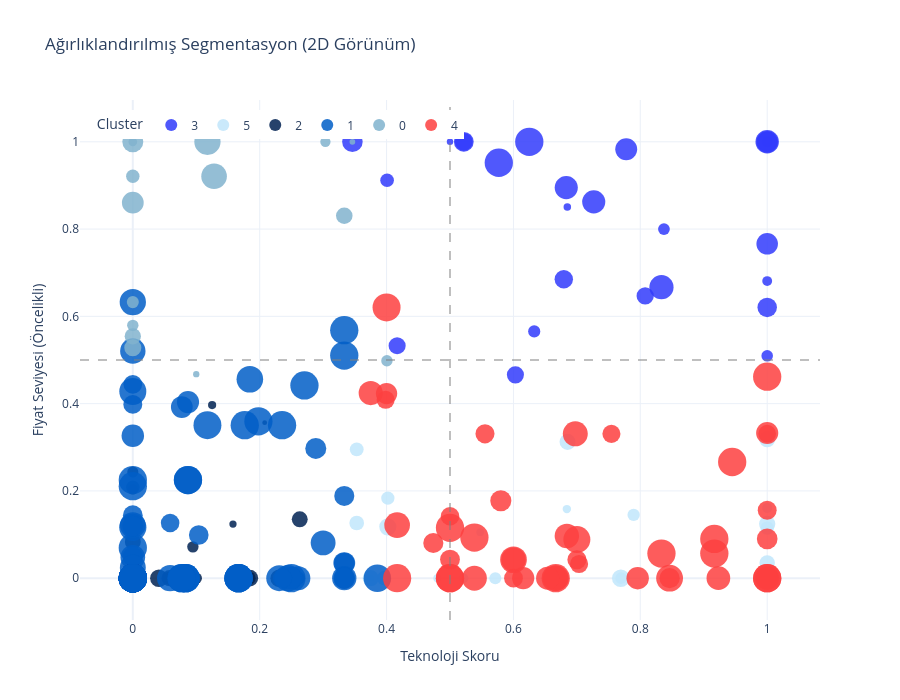

Notebook code cell kept with this figure:
### Code cell
fig_2d = px.scatter(
    df_beko_segmentasyon, 
    x='Relative_Feature_Score', 
    y='Scaled_Price',
    size='Scaled_Favorite', 
    color=df_beko_segmentasyon['Cluster_Weighted'].astype(str),
    hover_name='Product_Name',
    title='Ağırlıklandırılmış Segmentasyon (2D Görünüm)',
    labels={
        'Relative_Feature_Score': 'Teknoloji Skoru',
        'Scaled_Price': 'Fiyat Seviyesi (Öncelikli)'
    },
    color_discrete_sequence=BEKO_PALETTE,
    height=700,
    template='plotly_white'
)

# Kadran çizgilerini ekleyelim
fig_2d.add_hline(y=0.5, line_dash="dash", line_color="gray", opacity=0.5)
fig_2d.add_vline(x=0.5, line_dash="dash", line_color="gray", opacity=0.5)

fig_2d.update_traces(marker=dict(opacity=0.85, line=dict(width=0)))
fig_2d.update_layout(legend=dict(title='Cluster', orientation='h', y=0.98, x=0.02))

fig_2d.show()

### Figure 1 — Plotly figure (JSON) as saved in the notebook; plotly's stock layout.template omitted (floating-point values rounded to 4 significant figures; data arrays with more than 128 entries replaced by an {"elided": "..."} marker saying what was removed)
{"data": [{"hovertemplate": "<b>%{hovertext}</b><br><br>color=3<br>Teknoloji Skoru=%{x}<br>Fiyat Seviyesi (Öncelikli)=%{y}<br>Scaled_Favorite=%{marker.size}<extra></extra>", "hovertext": ["683616 EI Yapay Zeka Teknolojili No Frost Buzdolabı", "678551 ESC Siyah Cam No Frost Buzdolabı", "678551 EDI Tencere Soğutma Teknolojili No Frost Buzdolabı", "683613 EI No Frost Buzdolabı", "683616 IEBI No Frost Buzdolabı", "678552 EI AI Fit Yapay Zeka Teknolojili No Frost Buzdolabı", "191572 ESC Gardırop Tipi Buzdolabı", "B 69400 NFK E Ankastre Buzdolabı", "7783 DEB Yapay Zeka Teknolojili 8 Bölmeli Derin Dondurucu", "7083 MultiMode EI 8 Bölmeli Derin Dondurucu", "7375 JEB 7 Bölmeli Derin Dondurucu", "CMB 10140 OG 10 Kg Çamaşır Makinesi", "BM 6247 WF 6 Programlı Bulaşık Makinesi", "BM 6147 WF SC 6 Programlı Bulaşık Makinesi", "BM 6247 WF I 6 Programlı Bulaşık Makinesi", "BM 6347 WF I 6 Programlı Bulaşık Makinesi", "BFM 420 EBG Ocaklı Fırın", "BFM 420 EBB Ocaklı Fırın", "6650 GG Su Sebili", "BDOI 802 S Entegre Davlumbazlı Ocaklar", "BDOI 602 S Entegre Davlumbazlı Ocaklar", "BOCD K 7520 DWB Gazlı Cam Tablalı Ocak", "BOCD K 7520 DWG Gazlı Cam Tablalı Ocak", "BOCD K 6510 DWY MS Gazlı Cam Tablalı Ocak", "BOCD K 7520 DWS Gazlı Cam Tablalı Ocak", "BDE 6072 B Duvar Tipi Davlumbaz", "BDE 6072 S Duvar Tipi Davlumbaz", "BDE 6072 G Duvar Tipi Davlumbaz", "BDA 9085 S Ada Tipi Davlumbaz", "BDE 9062 S1 Duvar Tipi Davlumbaz", "BB 252 Tam Ankastre Bulaşık Makinesi", "BBC 181 B Tezgah Altı Bulaşık Makinesi", "BBM 162 D Tezgah Altı Bulaşık Makinesi", "BBC 161 S Tezgah Altı Bulaşık Makinesi", "BBC 161 B Tezgah Altı Bulaşık Makinesi", "BBC 161 G Tezgah Altı Bulaşık Makinesi", "BFC 450 A FitFry Buhar Destekli Fırın", "BMC 2520 B Beyond Serisi Ankastre Mikrodalgalar", "BMC 2520-2 G Ankastre Mikrodalgalar", "51870 HP Prosmart Plus Black Inverter Klima 18.000 Btu/h Split Klima", "52470 HP Prosmart Plus Black Inverter Klima 24.000 Btu/h Split Klima", "42470 HP Prosmart Silver Inverter Klima 24.000 Btu/h Split Klima", "BK RHO 13M Yağlı Radyatör", "BKT 650 E BS 65 lt. Dijital Termosifon", "BKT 800 E BS 77 lt. Dijital Termosifon", "BKK 2700 Keyf Profesyonel Türk Kahve Makinesi", "Nespresso Gran Lattissima White Espresso Makinesi", "SE 8036 I Semaver", "Bissell ProHeat 2X Revolution CleanShot Halı ve Koltuk Yıkama Makineleri", "SM 5670 Frozen ve Slush Makinesi", "HS 8560 Saç Düzleştirici", "Robo-X 3.1 VRR 82314 VB Robot Süpürge", "Robo-X 2.1 VRR 72314 VB Robot Süpürge", "Robo-X 4.0 VRR 95514 VW Robot Süpürge", "ActiPress® Expert BEU 8030 D Buharlı Ütü", "ActiPress® MasterPro BKU 8130 Kazanlı Ütü", "ActiPress® Expert BEU 8030 M Buharlı Ütü", "BKK 2145 Katı Meyve Sıkacağı"], "legendgroup": "3", "marker": {"color": "#313BFB", "line": {"width": 0}, "opacity": 0.85, "size": [0.5795, 0.07042, 0.0, 0.1673, 0.0, 0.121, 0.0, 0.0, 0.0, 0.2342, 0.3639, 0.0, 0.424, 0.1845, 0.1727, 0.6687, 0.0, 0.0, 1.0, 0.0, 0.0, 0.0, 0.0, 0.0, 0.0, 0.4911, 0.3944, 0.0, 0.0, 0.0, 0.0, 0.0, 0.0, 0.0, 0.0, 0.0, 0.0, 0.0, 0.4745, 0.0, 0.0, 0.0, 0.0, 0.6004, 0.0, 0.6885, 0.3638, 0.6688, 0.5866, 0.05203, 0.0, 0.7308, 0.0, 0.1478, 1.0, 0.5283, 0.3702, 0.5], "sizemode": "area", "sizeref": 0.0025, "symbol": "circle"}, "mode": "markers", "name": "3", "orientation": "v", "showlegend": true, "type": "scatter", "x": [1.0, 0.685, 0.7889, 1.0, 1.0, 1.0, 0.5119, 0.5656, 0.9047, 0.4009, 0.6031, 1.0, 0.6794, 0.6327, 0.8373, 0.7266, 0.5294, 0.5294, 0.625, 1.0, 1.0, 0.6667, 0.6667, 0.6667, 1.0, 0.5217, 0.5217, 0.5217, 0.4348, 0.6087, 1.0, 0.6316, 0.5317, 0.5844, 0.637, 0.637, 0.5882, 0.8, 1.0, 0.8601, 1.0, 1.0, 0.5882, 0.7778, 0.7778, 1.0, 0.4167, 0.6833, 1.0, 0.5, 1.0, 0.8333, 1.0, 1.0, 0.5769, 0.3462, 0.8077, 1.0], "xaxis": "x", "y": [0.7664, 0.8508, 0.6518, 0.5097, 0.8324, 0.6809, 1.0, 1.0, 0.8702, 0.9119, 0.4659, 0.6247, 0.6849, 0.5655, 0.8, 0.8624, 0.7996, 0.7644, 1.0, 1.0, 1.0, 1.0, 1.0, 0.581, 1.0, 1.0, 1.0, 1.0, 1.0, 0.9186, 0.7974, 1.0, 0.5655, 0.9237, 0.9237, 0.9237, 1.0, 0.6205, 0.6205, 0.5175, 0.8589, 0.6109, 1.0, 0.9831, 1.0, 1.0, 0.5327, 0.8951, 1.0, 1.0, 0.5245, 0.6669, 0.4829, 1.0, 0.952, 1.0, 0.6468, 1.0], "yaxis": "y"}, {"hovertemplate": "<b>%{hovertext}</b><br><br>color=5<br>Teknoloji Skoru=%{x}<br>Fiyat Seviyesi (Öncelikli)=%{y}<br>Scaled_Favorite=%{marker.size}<extra></extra>", "hovertext": ["678551 EGC AI Fit No Frost Buzdolabı", "678551 EBC AI Fit Beyaz Cam Yapay Zeka Teknolojili No Frost Buzdolabı", "678550 EI Fit No Frost Buzdolabı", "678550 EB ElegantFit No Frost Buzdolabı", "670475 EA No Frost Buzdolabı", "670475 MG No Frost Buzdolabı", "CMB 9140 OG 9 Kg Çamaşır Makinesi", "CMB 10120 OB 10 Kg Çamaşır Makinesi", "CMXD 9120 S Çamaşır Makinesi", "CMX 11140 11 Kg Çamaşır Makinesi", "CMX 11140 A 11 Kg Çamaşır Makinesi", "BM 6147 WF I 6 Programlı Bulaşık Makinesi", "KMB 911 IG 9 Kg Kurutma Makinesi", "KMB 1011 IG 10 Kg Kurutma Makinesi", "KMX 1201 12 Kg Kurutma Makinesi", "KMB 931 IG 9 Kg Kurutma Makinesi", "KMX 1001 S 10 Kg Kurutma Makinesi", "BSTOC 826 S Set Üstü Ocak", "BSOCD T 601 EG Set Üstü Ocak", "BSOMD D 611EB Set Üstü Ocak", "6620 GG Su Sebili", "BOCD T 6011 EHBD Gazlı Cam Tablalı Ocak", "BOCD T 6010 ESR Gazlı Cam Tablalı Ocak", "BOMD D 6110 EID Gazlı Cam Tablalı Ocak", "BDE 6062 MS Duvar Tipi Davlumbaz", "BDE 6062 B1 Duvar Tipi Davlumbaz", "BDE 6062 S1 Duvar Tipi Davlumbaz", "BDE 6064 B1 Duvar Tipi Davlumbaz", "P 41 TG Ankastre Sürgülü Aspiratör", "P 41 TB Ankastre Sürgülü Aspiratör", "BMA 6341 I Tezgah Altı Bulaşık Makinesi", "BFC 632 B FitFry Buhar Destekli Fırın", "BFC 431 G Buhar Destekli Fırın", "BFC 432 B FitFry Fırın", "BFC 632 S FitFry Buhar Destekli Fırın", "BFC 632 G FitFry Buhar Destekli Fırın", "BFC 431 S Buhar Destekli Fırın", "32125 T Ekolojik Inverter Klima 21.000 Btu/h Split Klima", "62405 Split Klima", "61805 Split Klima", "40970 HP Prosmart Silver Inverter Klima 9.000 Btu/h Split Klima", "41270 HP Prosmart Silver Inverter Klima 12.000 Btu/h Split Klima", "41870 HP Prosmart Silver Inverter Klima 18.000 Btu/h Split Klima", "31695 NAV Ayaklı Vantilatör", "31645 TVN Tavan Tipi Vantilatör", "Smart Logic Pro 24 Premix Yoğuşmalı Kombi", "Smart Logic Pro 30 Premix Yoğuşmalı Kombi", "Smart Logic Pro 35 Premix Yoğuşmalı Kombi", "BYM 6111 I Buz Makinesi", "DM 5644 S CreamMix Dondurma Makinesi", "FR 8374 Beko FitFry® SteamPro® Airfryer & Az Yağlı Fritöz", "FRA 8494 FitFry® 3in1 Airfryer & Az Yağlı Fritöz", "TM 5046 CB Floral Tost Makinesi", "TMW 5046 R Floral®2in1 & Waffle Makinesi Tost Makinesi", "TM 5046 CW Floral Tost Makinesi", "TMD 8546 C Tost Makinesi", "TM 5046 CR Floral Tost Makinesi", "HS 7033 Botanika Papatya Yağ Terapisi Saç Düzleştirici", "HD 9980 IONICA RED Saç Kurutma Makinesi", "HS 5331 Saç Düzleştirici", "Grundig Elementa Aqua Saç Düzleştirici", "Grundig Elementa Terra Saç Düzleştirici", "HS 7431 Saç Maşası", "HS 7430 Kablosuz Snapstyle Saç Düzleştirici", "HB 6450 Snapstyle Kablosuz Saç Düzleştirici", "HS 6481 Saç Düzleştirici", "HS 5332 Saç Düzleştirici", "HS 6131 Saç Düzleştirici", "Performist® TSZ 5083 Toz Torbasız Süpürge", "UltraForce® 3.0 TSZ 5282 T Toz Torbasız Süpürge", "Robo-X 2.2 VRR 52514 VB Robot Süpürge", "SlimClean® 3.0 VRT 95525 B Şarjlı Dikey Süpürge", "PowerClean® 2.0 VRT 86325 VI Şarjlı Dikey Süpürge", "RHB 8410 El Blender", "HBS 5410 El Blender", "RHB 5050 W Floral El Blender", "KL 8022 I Kettle", "WKM 5522 I Kettle", "7072 MI 7 Bölmeli Derin Dondurucu"], "legendgroup": "5", "marker": {"color": "#C1E6FB", "line": {"width": 0}, "opacity": 0.85, "size": [0.0, 0.0, 0.2202, 0.3699, 0.02925, 0.2686, 0.0, 0.0, 0.3294, 0.0678, 0.0, 0.3241, 0.0, 0.1895, 0.08877, 0.1315, 0.3322, 0.2985, 0.0, 0.3342, 0.0, 0.02529, 0.0, 0.0, 0.0, 0.0, 0.0, 0.0, 0.1798, 0.0, 0.0, 0.2396, 0.2693, 0.0, 0.0, 0.0, 0.0, 0.0, 0.0, 0.0, 0.0, 0.1732, 0.322, 0.0, 0.0, 0.07744, 0.0, 0.0, 0.0, 0.0, 0.0, 0.0, 0.0, 0.0, 0.0, 0.0, 0.0299, 0.2263, 0.0, 0.0, 0.2263, 0.0, 0.0, 0.0, 0.3869, 0.0, 0.0, 0.0, 0.07729, 0.1132, 0.0, 0.0, 0.0, 0.0, 0.0, 0.0, 0.0, 0.0, 0.0], "sizemode": "area", "sizeref": 0.0025, "symbol": "circle"}, "mode": "markers", "name": "5", "orientation": "v", "showlegend": true, "type": "scatter", "x": [0.581, 0.685, 0.402, 0.402, 0.6836, 0.3963, 1.0, 0.625, 0.375, 0.375, 0.375, 0.6854, 1.0, 0.7895, 0.6842, 1.0, 1.0, 1.0, 1.0, 1.0, 0.625, 1.0, 0.6667, 1.0, 0.4348, 0.5217, 0.5217, 0.6087, 0.5714, 0.8571, 0.5844, 0.3529, 0.3529, 0.4118, 0.5882, 0.5294, 0.4118, 1.0, 0.3932, 0.509, 0.4845, 0.7698, 1.0, 1.0, 0.6667, 0.48, 0.96, 0.48, 0.5, 0.5, 0.4, 0.8, 0.4, 0.4, 0.5, 0.4, 0.5, 1.0, 0.6842, 1.0, 1.0, 0.9231, 0.4615, 1.0, 0.7692, 0.7692, 1.0, 1.0, 0.5476, 0.5216, 0.5476, 0.8853, 0.3745, 0.9, 0.9999, 1.0, 0.5836, 0.8683, 0.6946], "xaxis": "x", "y": [0.3172, 0.3172, 0.1835, 0.1176, 0.0, 0.0, 0.1783, 0.4789, 0.0, 0.0, 0.1499, 0.3123, 0.1667, 0.1452, 0.1583, 0.1609, 0.1243, 0.0347, 0.0347, 0.0, 0.0, 0.0, 0.0, 0.0, 0.2249, 0.0, 0.0, 0.0, 0.0, 0.0, 0.4385, 0.2952, 0.1264, 0.1278, 0.2952, 0.2952, 0.1264, 0.1246, 0.1298, 0.0, 0.0, 0.0, 0.3185, 0.0, 0.1987, 0.0, 0.0, 0.1731, 0.0, 0.0, 0.3056, 0.1157, 0.1382, 0.2784, 0.1382, 0.0, 0.1382, 0.0, 0.0, 0.0, 0.1147, 0.0, 0.0, 0.0, 0.0, 0.0, 0.0, 0.0, 0.1055, 0.0, 0.4829, 0.4417, 0.09373, 0.0, 0.0, 0.04229, 0.0, 0.0, 0.0164], "yaxis": "y"}, {"hovertemplate": "<b>%{hovertext}</b><br><br>color=2<br>Teknoloji Skoru=%{x}<br>Fiyat Seviyesi (Öncelikli)=%{y}<br>Scaled_Favorite=%{marker.size}<extra></extra>", "hovertext": {"elided": "240 str values"}, "legendgroup": "2", "marker": {"color": "#002252", "line": {"width": 0}, "opacity": 0.85, "size": {"elided": "240 float values"}, "sizemode": "area", "sizeref": 0.0025, "symbol": "circle"}, "mode": "markers", "name": "2", "orientation": "v", "showlegend": true, "type": "scatter", "x": {"elided": "240 float values"}, "xaxis": "x", "y": {"elided": "240 float values"}, "yaxis": "y"}, {"hovertemplate": "<b>%{hovertext}</b><br><br>color=1<br>Teknoloji Skoru=%{x}<br>Fiyat Seviyesi (Öncelikli)=%{y}<br>Scaled_Favorite=%{marker.size}<extra></extra>", "hovertext": {"elided": "137 str values"}, "legendgroup": "1", "marker": {"color": "#015EC7", "line": {"width": 0}, "opacity": 0.85, "size": {"elided": "137 float values"}, "sizemode": "area", "sizeref": 0.0025, "symbol": "circle"}, "mode": "markers", "name": "1", "orientation": "v", "showlegend": true, "type": "scatter", "x": {"elided": "137 float values"}, "xaxis": "x", "y": {"elided": "137 float values"}, "yaxis": "y"}, {"hovertemplate": "<b>%{hovertext}</b><br><br>color=0<br>Teknoloji Skoru=%{x}<br>Fiyat Seviyesi (Öncelikli)=%{y}<br>Scaled_Favorite=%{marker.size}<extra></extra>", "hovertext": ["183510 EI Gardırop Tipi Buzdolabı", "191641 EI Gardırop Tipi Buzdolabı", "191572 EBS Gardırop Tipi Buzdolabı", "191572 EI Gardırop Tipi Buzdolabı", "191572 ES Gardırop Tipi Buzdolabı", "B 54275 YNK E Ankastre Buzdolabı", "7375 JEI 7 Bölmeli Derin Dondurucu", "7681 EB 8 Bölmeli Derin Dondurucu", "CMX 12140 A 12 Kg Çamaşır Makinesi", "CM 10140 SW Çamaşır Makinesi", "CMX 1070 YK I Kurutmalı Çamaşır Makinesi", "BFE 400-1 EB Ocaklı Fırın", "BOCD K 6510 DWYB Gazlı Cam Tablalı Ocak", "AOV 64400 B Vitroseramik Ocaklar", "BOMD D 7520 DWI Gazlı Inoks Metal Tablalı Ocaklar", "BOCD K 6510 DWYG Gazlı Cam Tablalı Ocak", "BOCD K 6510 DWYS Gazlı Cam Tablalı Ocak", "BOI 6020 YS İndüksiyonlu Ocaklar", "BOI 6021 YS İndüksiyonlu Ocaklar", "BOCD D 9020 DWS Gazlı Cam Tablalı Ocak", "BDE 9062 S Duvar Tipi Davlumbaz", "BDE 9040 S Duvar Tipi Davlumbaz", "BDT 6062 S Duvar Tipi Davlumbaz", "ADG 71310 I Gömme Aspiratör", "BB 251 Tam Ankastre Bulaşık Makinesi", "BFC 742 B FitFry Buhar Destekli Fırın", "BFC 742 G FitFry Buhar Destekli Fırın", "74826 Monofaze Inverter Salon Tipi Klima 48.000 Btu/h Salon Tipi Klimalar", "73426 Monofaze Inverter Salon Tipi Klima 34.000 Btu/h Salon Tipi Klimalar", "32626 Monofaze Inverter Salon Tipi Klima 26.000 Btu/h Salon Tipi Klimalar", "75526 Monofaze Inverter Salon Tipi Klima 55.000 Btu/h Salon Tipi Klimalar", "Beko AC 8030 Hava Soğutucu", "BK RHO 11D Yağlı Radyatör", "BK RHO 11M Yağlı Radyatör", "BKT 800 B 77 lt. Standart Termosifon", "Smart Logic 35 Premix Yoğuşmalı Kombi", "Megalogic 24 Premix Yoğuşmalı Kombi", "CFM 8449 I Çay Makinesi", "Morning Kapsül Kahve Makinesi Siyah Kapsül Kahve Makinesi", "Morning Kapsül Kahve Makinesi Beyaz Kapsül Kahve Makinesi", "Profitec Move Kahve Makinesi Espresso Makinesi", "Stone Pebble Kahve Öğütücü Krom Kahve Öğütücü", "Nespresso Creatista Pro Espresso Makinesi", "Nespresso Gran Lattissima Black Espresso Makinesi", "Rocket Appartamento TCA White Espresso Makinesi", "Rocket Appartamento TCA Black Espresso Makinesi", "Rocket Super Fausto Krom Kahve Öğütücü", "Eureka Atom W 65 Beyaz Kahve Öğütücü", "Foreo Bear 2 Go Pistachio Cilt Bakım", "Foreo LUNA 4 Body Evergreen Cilt Bakım", "Foreo Bear 2 Body Lavender Cilt Bakım", "Foreo Bear 2 Fuchsia Cilt Bakım", "Foreo LUNA 4 Hassas Cilt Cilt Bakım", "Foreo Ufo 3 Pearl Pink Cilt Bakım", "Foreo Bear 2 Go Lavender Cilt Bakım", "Foreo FAQ 221 LED El Maskesi Yaşlanma Karşıtı Bakım", "Foreo FAQ 102 Yaşlanma Karşıtı Cihaz Yaşlanma Karşıtı Bakım", "Foreo FAQ 211 Boyun ve Dekolte LED Maske Yaşlanma Karşıtı Bakım", "Foreo FAQ 202 LED Yüz Maskesi Yaşlanma Karşıtı Bakım", "Foreo Bear 2 Eyes&Lips Lavender Özel Bakımlar", "Foreo Peach2 IPL Cihazı Cilt Bakım", "Foreo FAQ 302 Black Yaşlanma Karşıtı Bakım", "Stone Mine Premium Kahve Makinesi Green Espresso Makinesi", "Stone Mine Premium Kahve Makinesi Chrome Espresso Makinesi", "Stone Mine Premium Kahve Makinesi Wood Espresso Makinesi", "Profitec Pro Go Kahve Makinesi Siyah Espresso Makinesi", "Eureka Mignon Specialita Beyaz  Kahve Öğütücü", "Lelit Mara X V2 Inox Espresso Makinesi", "Profitec Pro Go Kahve Makinesi Mavi Espresso Makinesi", "Profitec Pro Go Kahve Makinesi Sarı Espresso Makinesi", "SMC 8491 Akıllı Mutfak Robotu", "Robo-X 3.2 VRR 62514 VB Toz İstasyonlu Robot Süpürge", "HydroTrio™ Pro VRW 90421 VD Islak Kuru Süpürge", "VRC 95536 B Toz Torbasız Süpürge", "Bissell CrossWave HydroSteam Pet Select Islak Kuru Süpürge", "ActiPress® Master BKU 5030 Kazanlı Ütü", "ActiPress® Master Station SGA 7124 D Kazanlı Ütü", "MM 5491 S Hamur Yoğurma Hamur Yoğurma ve Mutfak Makinesi", "MM 5491 R Hamur Yoğurma Hamur Yoğurma ve Mutfak Makinesi", "MM 8042 DS HomeChef® Hamur Yoğurma Hamur Yoğurma ve Mutfak Makinesi", "MM 5371 Hamur Yoğurma Hamur Yoğurma ve Mutfak Makinesi", "MM 5471 S Hamur Yoğurma Hamur Yoğurma ve Mutfak Makinesi", "KM 5024 M Floral Kıyma Makinesi"], "legendgroup": "0", "marker": {"color": "#81B3CE", "line": {"width": 0}, "opacity": 0.85, "size": [0.0, 0.1329, 0.0, 0.0, 0.0, 0.0, 0.1622, 0.1622, 0.0, 0.0, 0.0, 0.0, 0.0, 0.0, 0.3426, 0.0, 0.0, 0.0, 0.0, 0.0, 0.0, 0.0, 0.0, 0.3318, 0.0, 0.0, 0.0, 0.0, 0.09533, 0.0, 0.0, 0.0, 0.8628, 0.0, 0.0, 0.5923, 0.0, 0.8208, 0.3638, 0.0, 0.0, 0.0, 0.0, 0.0, 0.0, 0.0, 0.0, 0.0, 0.0, 0.0, 0.0, 0.0, 0.0, 0.0, 0.0, 0.0, 0.0, 0.0, 0.0, 0.2263, 0.0, 0.0, 0.0, 0.0, 0.0, 0.0, 0.0, 0.0, 0.0, 0.0, 0.0, 0.0, 0.1812, 0.0, 0.0, 0.04099, 0.0, 0.0, 0.0, 0.5498, 0.0, 0.0501, 0.0], "sizemode": "area", "sizeref": 0.0025, "symbol": "circle"}, "mode": "markers", "name": "0", "orientation": "v", "showlegend": true, "type": "scatter", "x": [0.3944, 0.3036, 0.0, 0.408, 0.304, 0.0, 0.4005, 0.0, 0.0, 0.125, 0.0, 0.2353, 0.0, 0.0, 0.3333, 0.0, 0.0, 0.0, 0.0, 0.0, 0.2609, 0.0, 0.08696, 0.0, 0.1107, 0.1765, 0.1765, 0.0, 0.0, 0.0, 0.0, 0.0, 0.1176, 0.3529, 0.0, 0.0, 0.0, 0.1281, 0.0, 0.0, 0.1667, 0.0, 0.3333, 0.4167, 0.08333, 0.08333, 0.0, 0.0, 0.0, 0.0, 0.0, 0.0, 0.0, 0.0, 0.0, 0.0, 0.0, 0.0, 0.0, 0.0, 0.0, 0.0, 0.0, 0.0, 0.0, 0.08333, 0.0, 0.1667, 0.08333, 0.25, 0.0, 0.2879, 0.0, 0.0, 0.0, 0.3462, 0.0, 0.0, 0.09999, 0.0, 0.0, 0.09999, 0.0], "xaxis": "x", "y": [0.5144, 1.0, 0.9363, 1.0, 0.7915, 0.4658, 0.4982, 0.5794, 0.5441, 1.0, 0.5224, 0.6248, 0.581, 1.0, 0.8305, 0.581, 0.581, 1.0, 0.7618, 1.0, 1.0, 0.4609, 1.0, 0.5542, 0.4473, 0.808, 0.808, 1.0, 1.0, 0.4593, 1.0, 0.6955, 1.0, 0.7384, 0.7294, 0.8606, 0.8606, 0.9212, 0.5281, 0.5281, 1.0, 0.558, 0.8327, 0.5327, 1.0, 1.0, 1.0, 1.0, 1.0, 0.7137, 1.0, 1.0, 0.9212, 1.0, 1.0, 1.0, 1.0, 1.0, 1.0, 0.9212, 1.0, 1.0, 1.0, 1.0, 1.0, 0.8783, 0.5096, 1.0, 0.8978, 0.8978, 1.0, 0.6669, 0.6326, 0.4417, 0.5972, 1.0, 0.8049, 0.5794, 0.5794, 1.0, 0.4676, 0.4676, 0.4893], "yaxis": "y"}, {"hovertemplate": "<b>%{hovertext}</b><br><br>color=4<br>Teknoloji Skoru=%{x}<br>Fiyat Seviyesi (Öncelikli)=%{y}<br>Scaled_Favorite=%{marker.size}<extra></extra>", "hovertext": ["683613 EB No Frost Buzdolabı", "678552 EI No Frost Buzdolabı", "CMX 12140 12 Kg Çamaşır Makinesi", "BM 6147 WF 6 Programlı Bulaşık Makinesi", "KMB 1011 I 10 Kg Kurutma Makinesi", "KMX 91 9 Kg Kurutma Makinesi", "BOCD T 6011 ES Gazlı Cam Tablalı Ocak", "BOCD T 6011 EHB Gazlı Cam Tablalı Ocak", "BOCD T 6011 EB Gazlı Cam Tablalı Ocak", "BMC 2520 S Beyond Serisi Ankastre Mikrodalgalar", "32425 Ekolojik Inverter Klima 24.000 Btu/h Split Klima", "31670 AV Ayaklı Vantilatör", "TKM 8961 S Yeni Keyf Türk Kahve Makinesi Türk Kahve Makinesi", "TKM 8961 A Yeni Keyf Türk Kahve Makinesi Türk Kahve Makinesi", "FK 8110 I Öğütücülü Filtre Kahve Makinesi", "CFM 7355 I Filtre Kahve Makinesi", "CaffeExperto® CE5300 CEP 6464 X Yarı Otomatik Espresso Makinesi", "TKM 8961 K Yeni Keyf Türk Kahve Makinesi Türk Kahve Makinesi", "BKK 2170 Türk Kahve Makinesi", "TKM 8961 Z Türk Kahve Makinesi", "CM 5964 W Floral Çay Makinesi", "SE 8034 Semaver", "CSR 55 B Cam Temizleme Makineleri ve Robotları", "BVT 65 B Halı ve Koltuk Yıkama Makineleri", "FR 8284 FitFry® Airfryer & Az Yağlı Fritöz", "FRA 5364 S FitFry® XXL Airfryer & Az Yağlı Fritöz", "TM 8046 I Selection® Tost Makinesi", "HS 7032 Botanika Lavanta Yağ Terapisi Saç Düzleştirici", "HS 7031 Botanika Biberiye Yağ Terapisi Saç Düzleştirici", "HS 7080 Saç Düzleştirici", "HB 7150 Saç Düzleştirici", "HS 8330 Saç Düzleştirici", "Grundig Elementa Ignis Saç Maşası", "HS 6231 Snapstyle Kablosuz Otomatik Sarmalı Saç Maşası", "HS 5630 Saç Düzleştirici", "GRUNDIG HS 6430 Saç Maşası", "HS 7030 Saç Düzleştirici", "HS 8331 Saç Düzleştirici", "HS 6220 Saç Düzleştirici", "Robo-X RS 2221 Robot Süpürge", "ActiPress® Expert BEU 5024 M Buharlı Ütü", "RHB 5050 R Floral El Blender", "RHB 5050 Floral El Blender", "HBS 8170 CI Starlight® El Blender", "RHB 5050 B Floral El Blender", "RHB 2410 El Blender", "YM 8242 I Yoğurt &Kefir Makinesi", "CM 5964 B Floral Çay Makinesi", "CM 5587 B Çay Makinesi", "7072 MB 7 Bölmeli Derin Dondurucu"], "legendgroup": "4", "marker": {"color": "#FD4040", "line": {"width": 0}, "opacity": 0.85, "size": [0.3926, 0.4489, 0.7285, 0.5549, 0.5065, 0.7459, 0.5577, 0.8393, 0.7729, 0.9801, 1.0, 0.6466, 1.0, 1.0, 0.9919, 1.0, 1.0, 1.0, 0.8228, 0.5329, 0.454, 0.4097, 1.0, 1.0, 0.9088, 0.4923, 0.5663, 0.6131, 0.5114, 1.0, 0.7737, 0.5114, 0.6131, 0.6131, 1.0, 0.8982, 1.0, 0.6992, 0.6992, 0.4115, 0.662, 0.7439, 0.8912, 0.4284, 0.4562, 0.4378, 1.0, 0.7803, 0.4097, 0.628], "sizemode": "area", "sizeref": 0.0025, "symbol": "circle"}, "mode": "markers", "name": "4", "orientation": "v", "showlegend": true, "type": "scatter", "x": [1.0, 1.0, 0.375, 0.5801, 0.4737, 0.6842, 0.6667, 0.6667, 0.6667, 0.4, 0.9448, 0.6667, 0.8333, 0.9167, 0.4167, 0.6667, 0.5, 0.9167, 0.4167, 1.0, 0.5552, 0.3986, 0.5, 0.5, 0.7, 0.5, 0.4, 1.0, 1.0, 0.5385, 0.5385, 0.8462, 1.0, 0.6154, 1.0, 0.8462, 1.0, 1.0, 0.9231, 0.7035, 0.6538, 0.6001, 0.6001, 0.5, 0.7001, 0.6001, 1.0, 0.6975, 0.7544, 0.7958], "xaxis": "x", "y": [0.3312, 0.1556, 0.4242, 0.1776, 0.08062, 0.09668, 0.0, 0.0, 0.0, 0.6205, 0.2662, 0.0, 0.05632, 0.05632, 0.0, 0.0, 0.1155, 0.09, 0.1216, 0.09, 0.3307, 0.4088, 0.0, 0.0, 0.0888, 0.04256, 0.423, 0.0, 0.0, 0.09321, 0.0, 0.0, 0.3328, 0.0, 0.0, 0.0, 0.0, 0.0, 0.0, 0.03256, 0.0, 0.04229, 0.04229, 0.142, 0.04229, 0.0, 0.4617, 0.3307, 0.3307, 0.0], "yaxis": "y"}], "layout": {"height": 700, "legend": {"itemsizing": "constant", "orientation": "h", "title": {"text": "Cluster"}, "tracegroupgap": 0, "x": 0.02, "y": 0.98}, "shapes": [{"line": {"color": "gray", "dash": "dash"}, "opacity": 0.5, "type": "line", "x0": 0, "x1": 1, "xref": "x domain", "y0": 0.5, "y1": 0.5, "yref": "y"}, {"line": {"color": "gray", "dash": "dash"}, "opacity": 0.5, "type": "line", "x0": 0.5, "x1": 0.5, "xref": "x", "y0": 0, "y1": 1, "yref": "y domain"}], "title": {"text": "Ağırlıklandırılmış Segmentasyon (2D Görünüm)"}, "xaxis": {"anchor": "y", "domain": [0, 1], "title": {"text": "Teknoloji Skoru"}}, "yaxis": {"anchor": "x", "domain": [0, 1], "title": {"text": "Fiyat Seviyesi (Öncelikli)"}}}}
